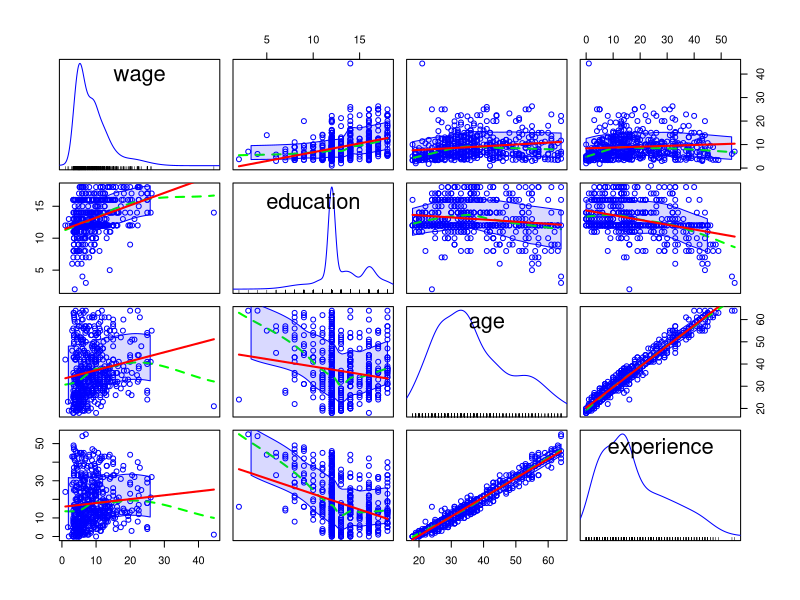
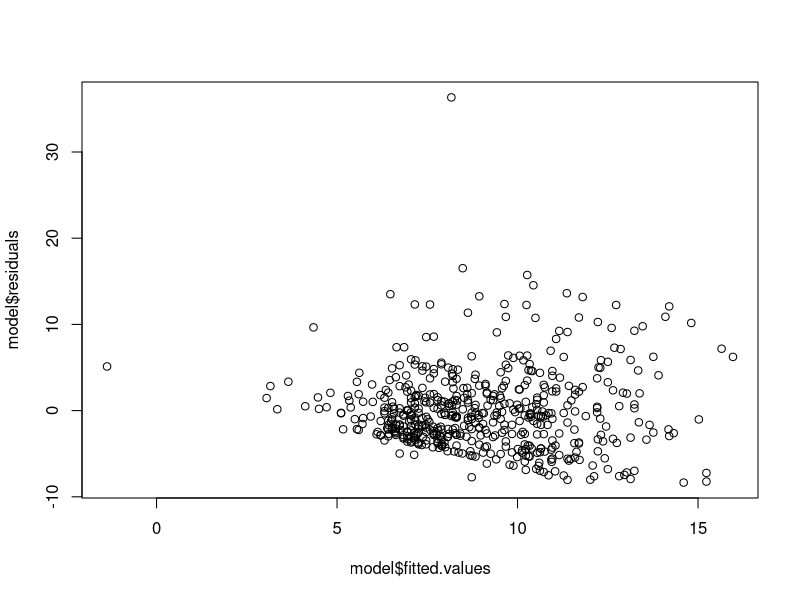
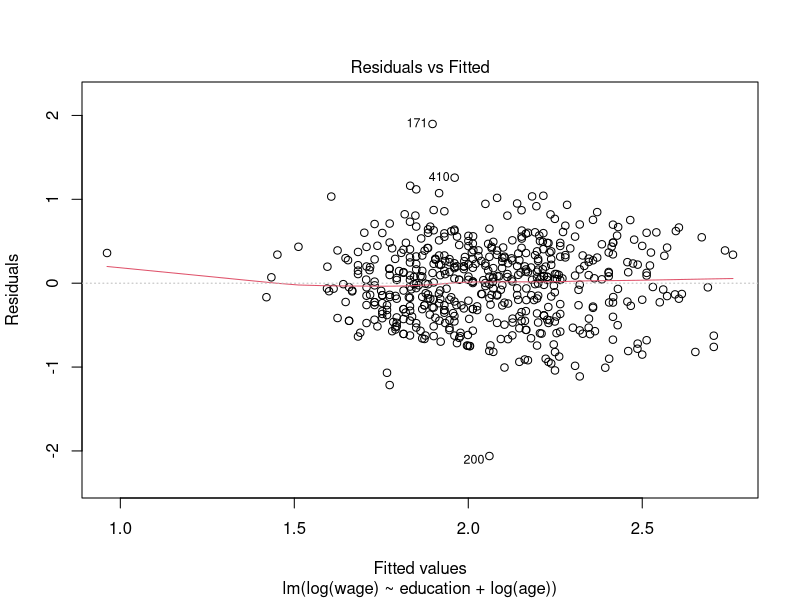
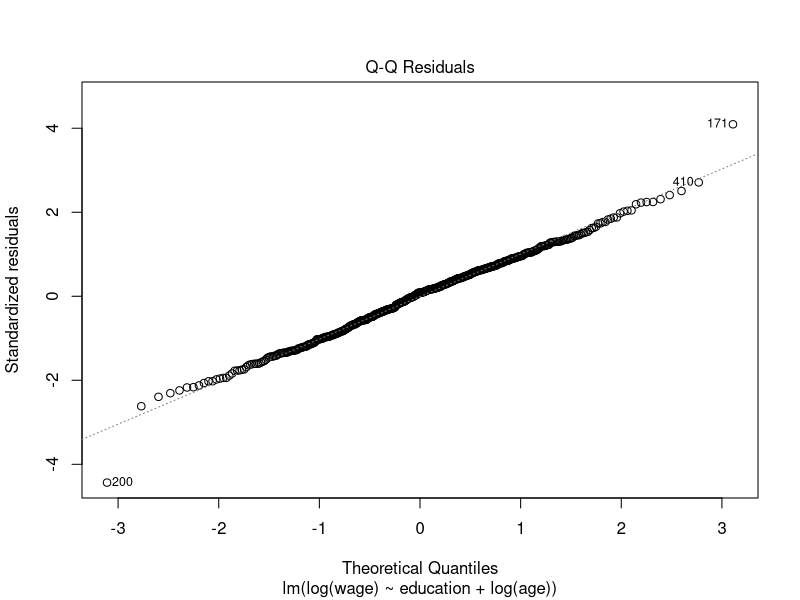
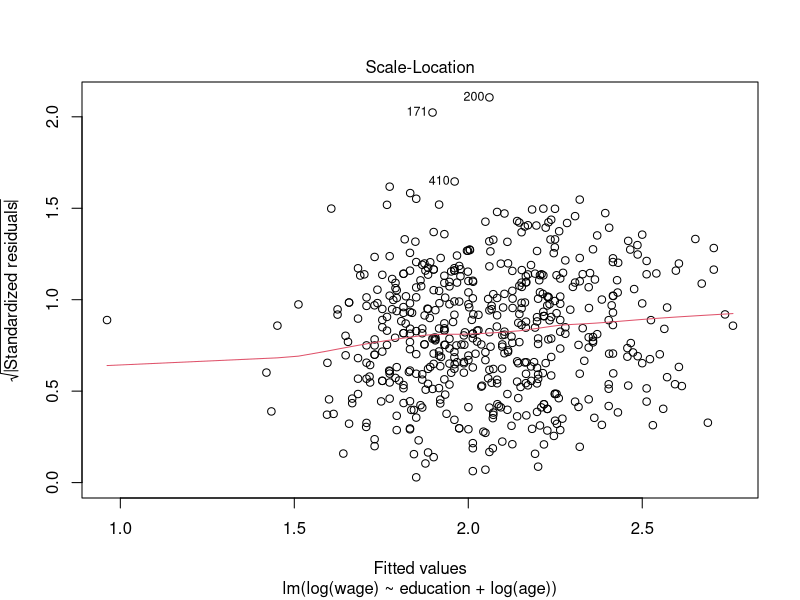
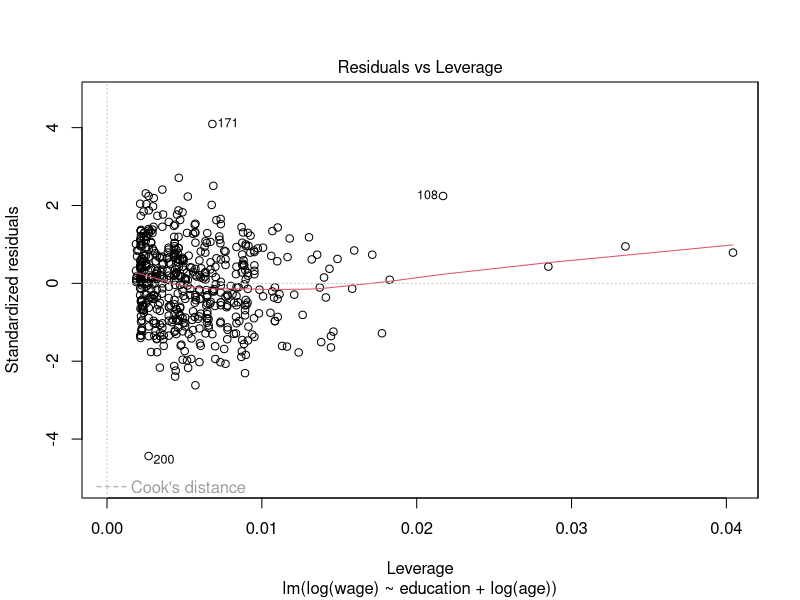
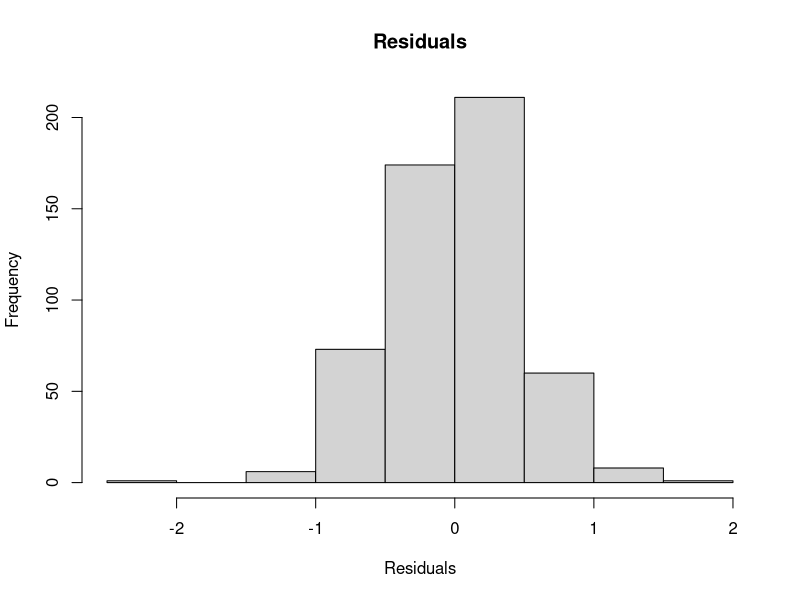
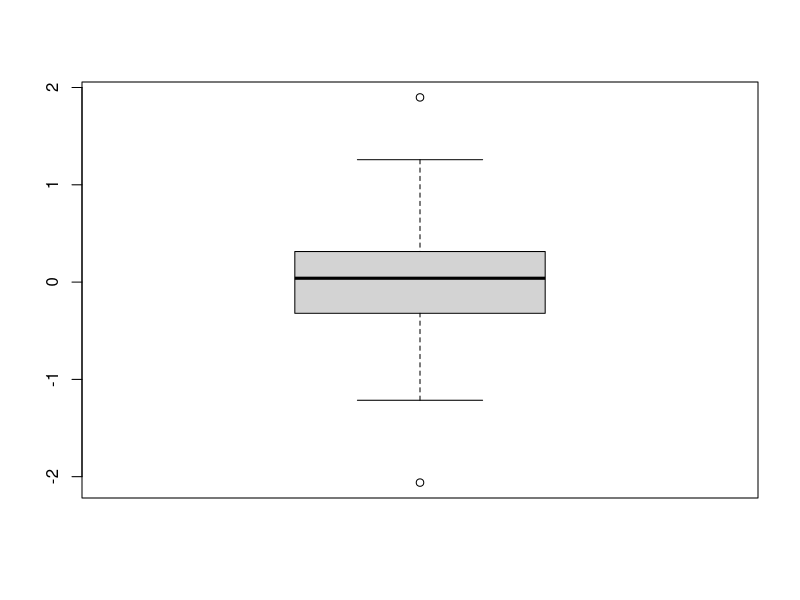

These figures' R source, in order:
library('car')
data("CPS1985",package="AER")

rownames(CPS1985) = c(1:nrow(CPS1985))
## ScatterplotMatrix
scatterplotMatrix(~wage+education+age+experience,
                  data=CPS1985,
                  smooth = list(span = 0.5, col.smooth = "green"),   # Add smooth line in blue
                  regLine = list(method = lm, col = "red"),
                  spread = FALSE, id.cex=1.5)

## Test Multicollineariy
model_withoutML <- lm(wage~education+age, data=CPS1985)
summary(model_withoutML)
vif(model_withoutML)

model_withML <- lm(wage~education+experience+age, data=CPS1985)
summary(model_withML)
vif(model_withML)

## Test if errors have constant variance
model <- lm(wage~education+age, data=CPS1985)
summary(model)

plot(model$residuals~model$fitted.values)

model_log <- lm(log(wage)~education+log(age), data=CPS1985)
summary(model_log)
vif(model_log)

## Test for normality of the residual
plot(model_log)

hist(model_log$residuals, main = 'Residuals', xlab = 'Residuals')

boxplot(model_log$residuals)

# model with quadratic term or not
full_model <- lm(log(wage)~education+age, data=CPS1985)
summary(full_model)
car::residualPlots(full_model, main="Full model")

model_quadratic <- lm(log(wage) ~ education + age + I(age^2), data = CPS1985)
summary(model_quadratic)
anova(full_model, model_quadratic)

# detect outlier 
car::influenceIndexPlot(model_quadratic, id.n=2)

CPS1985[c(108,171,200,63,486), c('wage', 'education', 'age')]
